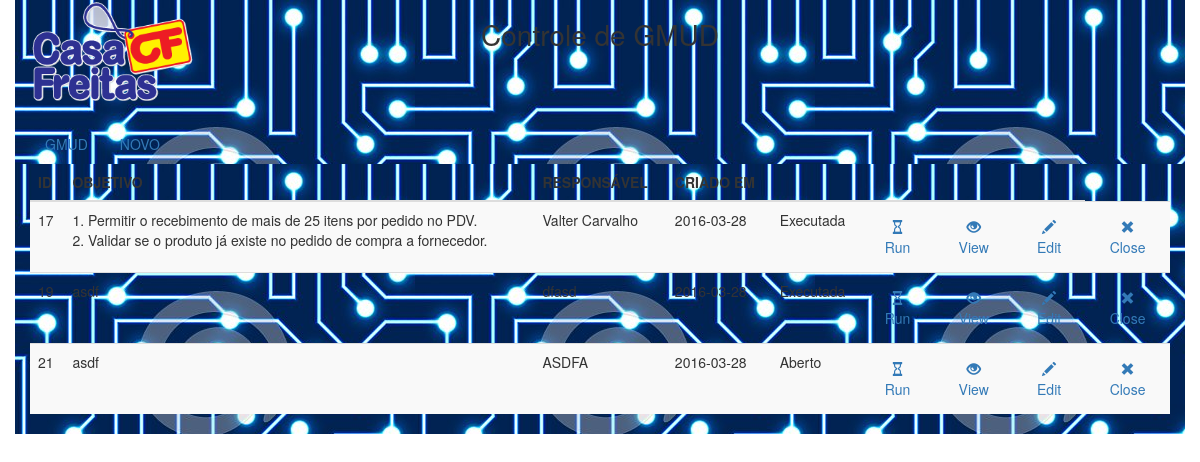
Before: / with the older database file.
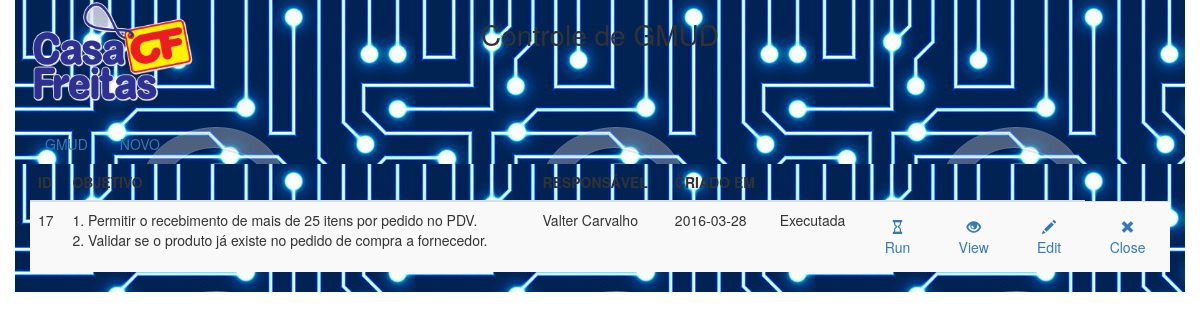
After: the same page with the newer database file.
### tables this page shows
CREATE TABLE IF NOT EXISTS `gmud` (
  `id` int(11) NOT NULL AUTO_INCREMENT,
  `tipoMudanca` int(11) NOT NULL,
  `sistema` varchar(45) NOT NULL,
  `modulos` varchar(45) NOT NULL,
  `descricao` text NOT NULL,
  `objetivo` text NOT NULL,
  `requisitante` varchar(45) NOT NULL,
  `chamado` varchar(45) DEFAULT NULL,
  `dataHoraExecPret` datetime NOT NULL,
  `homologado` tinyint(1) NOT NULL,
  `riscoDesc` text NOT NULL,
  `riscoDescNaoExec` text NOT NULL,
  `indisponibilidade` text NOT NULL,
  `contigencia` varchar(45) NOT NULL,
  `respMudanca` varchar(45) NOT NULL,
  `respValMudanca` varchar(45) NOT NULL,
  `observacao` text,
  `riscoExecucao` int(11) NOT NULL,
  `riscoNaoExecucao` int(11) NOT NULL,
  `dataCriacao` date NOT NULL,
  `inicioExecucao` datetime DEFAULT NULL,
  `dataFechamento` datetime DEFAULT NULL,
  `situacao` int(11) NOT NULL,
  PRIMARY KEY (`id`),
  KEY `riscoMudanca_idx` (`riscoExecucao`),
  KEY `riscoNaoMudanca_idx` (`riscoNaoExecucao`),
  KEY `tipoMudanca_idx` (`tipoMudanca`),
  KEY `situacao` (`situacao`),
  KEY `situacao_2` (`situacao`)
);

### src/listarGmud.php (the view, shortened to what this page needs)
<?php
$listaGmud = "Select * from gmud";
$result = mysqli_query($link, $listaGmud);
?>
 	<div class="container">
 		<div class="table-responsive">
	 		<table class="table table-striped">
	 			<thead>
	 				<tr>
	 					<th>ID</th>
	 					<th>OBJETIVO</th>
	 					<th>RESPONSÁVEL</th>
	 					<th>CRIADO EM</th>
	 					<th></th>
	 					<th></th>
	 					<th></th>
	 					<th></th>
	 				</tr>
	 			</thead>
	 			<tbody>
	 				<?php while ($gmud = mysqli_fetch_assoc($result)): ?>
	 				<?php 	$resultSituacao = mysqli_query($link, "select descricao from situacaogmud where id={$gmud['situacao']}");
	 								$gmud['situacao'] = mysqli_fetch_assoc($resultSituacao)['descricao'];
	 				?>
					<?php
					$btnRun = "false";
					$btnEdit = "false";
					$btnClose = "false";
					switch ($gmud['situacao']){
						case "Aberto":
							$btnRun = "true";
							$btnEdit = "true";
							break;
						case "Executada":
							break;
					}
					?>
	 				<tr>
	 					<td><?=$gmud['id']?></td>
	 					<td><?=$gmud['objetivo']?></td>
	 					<td><?=$gmud['respMudanca']?></td>
	 					<td><?=$gmud['dataCriacao']?></td>
	 					<td><?=$gmud['situacao']?></td>
	 					<td class="text-center">
	 						<a class="btn" onclick="return <?=$btnRun?>" href="executarGmudLogic.php?id=<?=$gmud['id']?>"  >
	 							<span class="glyphicon glyphicon-hourglass" area-hidden="falue"></span><br/>Run
	 						</a>
	 					</td>
	 					<td class="text-center">
	 						<a class="btn" href="index.php?pagina=visualizar&id=<?=$gmud['id']?>"  >
	 							<span class="glyphicon glyphicon-eye-open" area-hidden="true"></span><br/>View
	 						</a>
	 					</td>
	 					<td class="text-center">
							<a class="btn" onclick="return <?=$btnEdit?>" href="alterarGmud.php?id=<?=$gmud['id'] ?>">
	 							<span class="glyphicon glyphicon-pencil" area-hidden="true"></span><br/>Edit
	 						</a>
	 					</td>
	 					<td class="text-center">
							<a class="btn" onclick="return <?=$btnClose?>" href="fecharGmudLogic.php?id=<?= $gmud['id'] ?>">
	 							<span class="glyphicon glyphicon-remove" area-hidden="true"></span><br/>Close
	 						</a>
	 					</td>
	  				</tr>
	 				<?php endwhile;?>
	 			</tbody>
	 		</table>
	 	</div>
 	</div>

### src/index.php (shortened to what this page needs)
<!DOCTYPE html>
<html lang="PT-br">
  <head>
    <link href="css/bootstrap.min.css" rel="stylesheet">
    <link href="css/normalize.css" rel="stylesheet">
    <link href="css/style.css" rel="stylesheet">
    <link href="css/gmud.css" rel="stylesheet">
  </head>
  <body class="corpo">
 	<div class="container">
 		<div class="row topo">
 			<img class="col-xs-2" src="imagens/logocf.png">
 			<div class="col-xs-8 text-center"><h1>Controle de GMUD</div>
 		</div>
 		<br/>
 		<nav>
		 	<ul class="nav nav-pills">
		 		<li><a role="presentation" href="index.php">GMUD</a></li>
		 		<li><a href="index.php?pagina=criar">NOVO</a></li>
		 	</ul>
	 	</nav>
 	</div>
 	<?php
 	isset($_GET['pagina'])? $pagina = $_GET['pagina'] : $pagina = "listar";
 	require_once $pagina . 'Gmud.php';?>
  </body>
</html>

### src/css/style.css (style rules this page uses)
* { box-sizing:border-box; }
.container { background-image: url("imagens/fundo.jpg") !important; }

Changed rows visible on the page:
removed gmud: id "19", objetivo "asdf", respMudanca "dfasd", dataCriacao "2016-03-28", situacao "Executada"
removed gmud: id "21", objetivo "asdf", respMudanca "ASDFA", dataCriacao "2016-03-28", situacao "Aberto"
